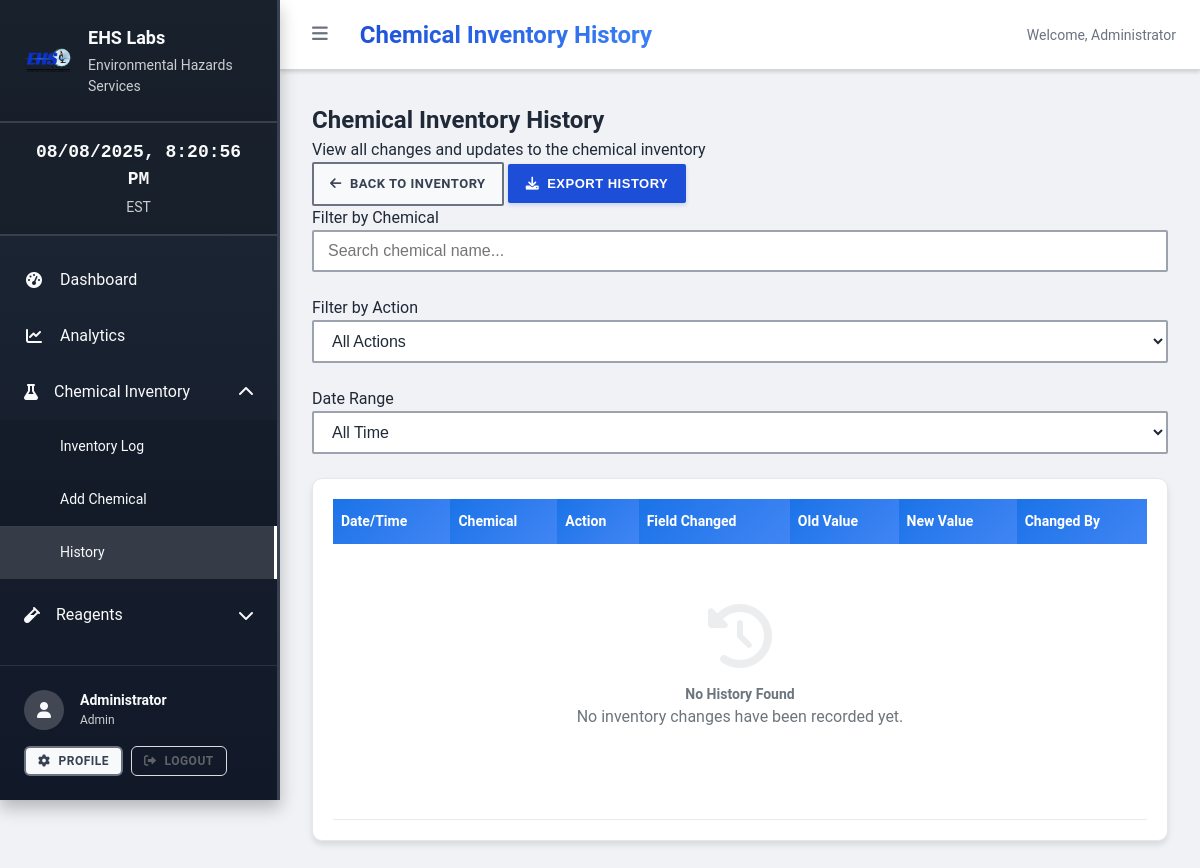
/chemical_inventory/history (signed in), run on an earlier commit of the app's database.
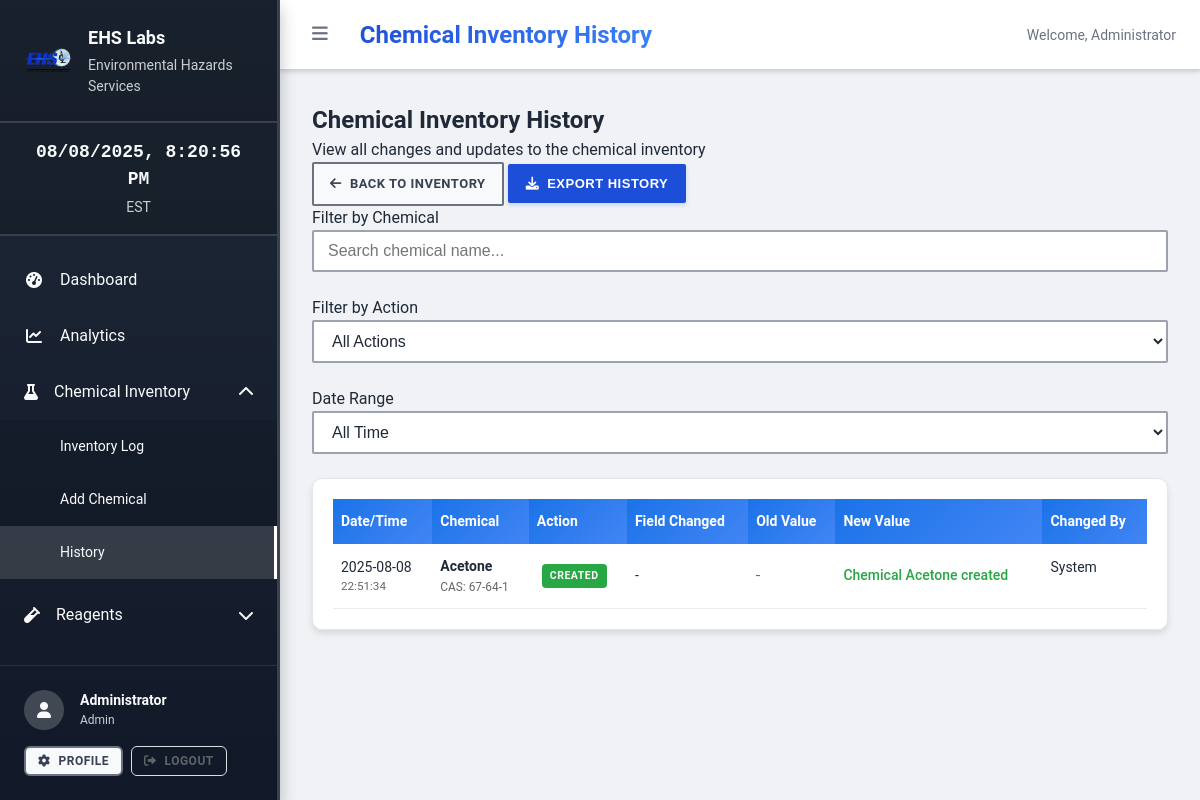
And on a later commit of the database.
### backend/models/user.py (models this page shows, shortened)
class User(Base):
    __tablename__ = "users"
    id = Column(Integer, primary_key=True, index=True)
    username = Column(String(50), unique=True, index=True, nullable=False)
    email = Column(String(255), unique=True, index=True, nullable=False)
    full_name = Column(String(255), nullable=False)
    hashed_password = Column(String(255), nullable=False)
    role = Column(Enum(UserRole), nullable=False, default=UserRole.USER)
    is_active = Column(Boolean, default=True)
    is_verified = Column(Boolean, default=False)
    created_at = Column(DateTime, server_default=func.now(), nullable=False)
    updated_at = Column(DateTime, server_default=func.now(), onupdate=func.now(), nullable=False)
    last_login = Column(DateTime, nullable=True)
    department = Column(String(100), nullable=True)
    phone = Column(String(20), nullable=True)
    extension = Column(String(10), nullable=True)

### backend/models/chemical_inventory.py (models this page shows, shortened)
class ChemicalInventoryHistory(Base):
    __tablename__ = "chemical_inventory_history"
    id = Column(Integer, primary_key=True, index=True)
    chemical_id = Column(Integer, ForeignKey("chemical_inventory_log.id"), nullable=False)
    action = Column(String(50), nullable=False)  # created, updated, quantity_changed, disposed
    field_changed = Column(String(100), nullable=True)
    old_value = Column(Text, nullable=True)
    new_value = Column(Text, nullable=True)
    quantity_change = Column(Numeric(10, 3), nullable=True)  # Positive for additions, negative for usage
    remaining_quantity = Column(Numeric(10, 3), nullable=True)
    notes = Column(Text, nullable=True)
    reason = Column(String(255), nullable=True)
    changed_by = Column(Integer, ForeignKey("users.id"), nullable=False)
    changed_at = Column(DateTime, server_default=func.now(), nullable=False)
    chemical = relationship("ChemicalInventoryLog", back_populates="history_entries")
    user = relationship("User", foreign_keys=[changed_by])

class ChemicalInventoryLog(Base):
    __tablename__ = "chemical_inventory_log"
    id = Column(Integer, primary_key=True, index=True)
    chemical_name = Column(String(255), nullable=False, index=True)
    cas_number = Column(String(50), nullable=True, index=True)
    manufacturer = Column(String(255), nullable=True)
    catalog_number = Column(String(100), nullable=True)
    lot_number = Column(String(100), nullable=True)
    container_size = Column(String(50), nullable=True)  # e.g., "500ml", "1L", "100g"
    current_quantity = Column(Numeric(10, 3), nullable=False, default=0)
    unit = Column(String(20), nullable=False)  # ml, L, g, kg, etc.
    storage_location = Column(String(255), nullable=True)
    storage_temperature = Column(String(50), nullable=True)  # Room temp, 4°C, -20°C, etc.
    storage_conditions = Column(Text, nullable=True)
    hazard_class = Column(String(100), nullable=True)
    safety_notes = Column(Text, nullable=True)
    received_date = Column(DateTime, nullable=True)
    expiration_date = Column(DateTime, nullable=True)
    opened_date = Column(DateTime, nullable=True)
    is_active = Column(Boolean, default=True)
    is_hazardous = Column(Boolean, default=False)
    created_by = Column(Integer, ForeignKey("users.id"), nullable=False)
    created_at = Column(DateTime, server_default=func.now(), nullable=False)
    updated_at = Column(DateTime, server_default=func.now(), onupdate=func.now(), nullable=False)
    creator = relationship("User", foreign_keys=[created_by])
    history_entries = relationship("ChemicalInventoryHistory", back_populates="chemical")

### backend/routes/chemical_inventory.py (the view)
@router.get("/history", response_class=HTMLResponse)
async def chemical_history_page(
    request: Request,
    db: Session = Depends(get_db),
    current_user: User = Depends(require_permissions(["read"]))
):
    history = db.query(ChemicalInventoryHistory).join(
        ChemicalInventoryLog, ChemicalInventoryHistory.chemical_id == ChemicalInventoryLog.id
    ).order_by(ChemicalInventoryHistory.changed_at.desc()).limit(100).all()
    context = {
        "request": request,
        "title": "Chemical Inventory History - EHS Electronic Journal",
        "history": history,
        "current_user": current_user
    }
    return templates.TemplateResponse("chemical_inventory/history.html", context)

### frontend/templates/chemical_inventory/history.html (shortened to what this page needs)
{% extends "base.html" %}
{% block page_title %}Chemical Inventory History{% endblock %}
{% block extra_css %}
<link rel="stylesheet" href="{{ url_for('static', path='/css/tables.css') }}">
{% endblock %}
{% block content %}
<div class="page-header">
    <div class="page-header-content">
        <div class="page-info">
            <h2>Chemical Inventory History</h2>
            <p>View all changes and updates to the chemical inventory</p>
        </div>
        <div class="page-actions">
            <a href="/chemical_inventory/" class="btn btn-secondary">
                <i class="fas fa-arrow-left"></i> Back to Inventory
            </a>
            <button id="export-history-btn" class="btn btn-primary">
                <i class="fas fa-download"></i> Export History
            </button>
        </div>
    </div>
</div>
<div class="filters-section">
    <div class="row">
        <div class="col-md-4">
            <div class="form-group">
                <label for="chemical-filter">Filter by Chemical</label>
                <input type="text" id="chemical-filter" class="form-control" placeholder="Search chemical name...">
            </div>
        </div>
        <div class="col-md-4">
            <div class="form-group">
                <label for="action-filter">Filter by Action</label>
                <select id="action-filter" class="form-control">
                    <option value="">All Actions</option>
                </select>
            </div>
        </div>
        <div class="col-md-4">
            <div class="form-group">
                <label for="date-filter">Date Range</label>
                <select id="date-filter" class="form-control">
                    <option value="">All Time</option>
                </select>
            </div>
        </div>
    </div>
</div>
<div class="table-container">
    <table id="history-table" class="data-table">
        <thead>
            <tr>
                <th>Date/Time</th>
                <th>Chemical</th>
                <th>Action</th>
                <th>Field Changed</th>
                <th>Old Value</th>
                <th>New Value</th>
                <th>Changed By</th>
            </tr>
        </thead>
        <tbody>
            {% if history %}
                {% for entry in history %}
                <tr>
                    <td>
                        <div class="timestamp">
                            {{ entry.changed_at.strftime('%Y-%m-%d') }}
                            <small>{{ entry.changed_at.strftime('%H:%M:%S') }}</small>
                        </div>
                    </td>
                    <td>
                        <div class="chemical-info">
                            <strong>{{ entry.chemical.chemical_name if entry.chemical else 'Unknown' }}</strong>
                            {% if entry.chemical and entry.chemical.cas_number %}
                            <small>CAS: {{ entry.chemical.cas_number }}</small>
                            {% endif %}
                        </div>
                    </td>
                    <td>
                        <span class="badge badge-{% if entry.action == 'created' %}success{% elif entry.action == 'updated' %}info{% elif entry.action == 'quantity_changed' %}warning{% else %}secondary{% endif %}">
                            {{ entry.action.replace('_', ' ').title() }}
                        </span>
                    </td>
                    <td>{{ entry.field_name or '-' }}</td>
                    <td>
                        <span class="old-value">{{ entry.old_value or '-' }}</span>
                    </td>
                    <td>
                        <span class="new-value">{{ entry.new_value or '-' }}</span>
                    </td>
                    <td>
                        <div class="user-info">
                            {{ entry.changed_by_user.username if entry.changed_by_user else 'System' }}
                        </div>
                    </td>
                </tr>
                {% endfor %}
            {% else %}
                <tr>
                    <td colspan="7" class="no-data">
                        <div class="empty-state">
                            <i class="fas fa-history fa-3x"></i>
                            <h4>No History Found</h4>
                            <p>No inventory changes have been recorded yet.</p>
                        </div>
                    </td>
                </tr>
            {% endif %}
        </tbody>
    </table>
</div>
{% endblock %}

### frontend/templates/base.html (shortened to what this page needs)
<!DOCTYPE html>
<html lang="en">
<head>
    <link rel="stylesheet" href="/static/css/main.css">
    <link rel="stylesheet" href="/static/css/components.css">
    {% block extra_css %}{% endblock %}
    <link rel="stylesheet" href="https://cdnjs.cloudflare.com/ajax/libs/font-awesome/6.0.0/css/all.min.css">
</head>
<body>
    <div id="sidebar" class="sidebar">
        <div class="sidebar-header">
            <div class="logo-container">
                <img src="/static/images/ehs-logo.png" alt="EHS Labs" class="logo" onerror="this.style.display='none'">
                <div class="company-info">
                    <h3>EHS Labs</h3>
                    <p>Environmental Hazards Services</p>
                </div>
            </div>
        </div>
        <div class="clock-container">
            <div class="current-time" id="current-time">
            </div>
            <div class="timezone">EST</div>
        </div>
        <nav class="sidebar-nav">
            <ul>
                <li>
                    <a href="/dashboard" class="nav-link {% if request.url.path == '/dashboard' %}active{% endif %}">
                        <i class="fas fa-tachometer-alt"></i>
                        <span>Dashboard</span>
                    </a>
                </li>
                <li>
                    <a href="/analytics" class="nav-link {% if request.url.path == '/analytics' %}active{% endif %}">
                        <i class="fas fa-chart-line"></i>
                        <span>Analytics</span>
                    </a>
                </li>
                <li class="nav-section">
                    <div class="nav-section-header">
                        <i class="fas fa-flask"></i>
                        <span>Chemical Inventory</span>
                        <i class="fas fa-chevron-down toggle-icon"></i>
                    </div>
                    <ul class="nav-subsection">
                        <li><a href="/chemical_inventory/" class="nav-link">Inventory Log</a></li>
                        <li><a href="/chemical_inventory/add" class="nav-link">Add Chemical</a></li>
                        <li><a href="/chemical_inventory/history" class="nav-link">History</a></li>
                    </ul>
                </li>
                <li class="nav-section">
                    <div class="nav-section-header">
                        <i class="fas fa-vial"></i>
                        <span>Reagents</span>
                        <i class="fas fa-chevron-down toggle-icon"></i>
                    </div>
                </li>
                <li class="nav-section">
                    <div class="nav-section-header">
                    </div>
                </li>
            </ul>
        </nav>
        <div class="sidebar-footer">
            {% if current_user %}
            <div class="user-info">
                <div class="user-avatar">
                    <i class="fas fa-user"></i>
                </div>
                <div class="user-details">
                    <div class="user-name">{{ current_user.full_name }}</div>
                    <div class="user-role">{{ current_user.role.value.title() if current_user.role.value else current_user.role.title() }}</div>
                </div>
            </div>
            <div class="user-actions">
                <a href="/profile" class="btn btn-secondary btn-sm">
                    <i class="fas fa-cog"></i> Profile
                </a>
                <a href="/logout" class="btn btn-outline btn-sm">
                    <i class="fas fa-sign-out-alt"></i> Logout
                </a>
            </div>
            {% else %}
            <div class="auth-actions">
                <a href="/login" class="btn btn-primary">
                    <i class="fas fa-sign-in-alt"></i> Login
                </a>
            </div>
            {% endif %}
        </div>
    </div>
    <div id="main-content" class="main-content">
        <div class="top-bar">
            <div class="top-bar-left">
                <button id="sidebar-toggle" class="sidebar-toggle">
                    <i class="fas fa-bars"></i>
                </button>
                <h1 class="page-title">{% block page_title %}EHS Electronic Journal{% endblock %}</h1>
            </div>
            <div class="top-bar-right">
                {% if current_user %}
                <span class="welcome-text">Welcome, {{ current_user.full_name.split(' ')[0] }}</span>
                {% endif %}
            </div>
        </div>
        <div class="page-content">
            {% block content %}{% endblock %}
        </div>
    </div>
</body>
</html>

### frontend/static/css/components.css (style rules this page uses)
.btn { display: inline-flex; align-items: center; gap: var(--spacing-sm); padding: 10px 16px; border: 2px solid transparent; border-radius: 2px; font-size: 13px; font-weight: 700; text-decoration: none; cursor: pointer; transition: all 0.15s; white-space: nowrap; user-select: none; text-transform: uppercase; letter-spacing: 0.5px; }
.btn-primary { background: #1d4ed8; color: white; border-color: #1d4ed8; box-shadow: 0 2px 4px rgba(29, 78, 216, 0.2); }
.btn-secondary { background-color: #f8f9fa; color: #374151; border-color: #6b7280; }
.btn-outline { background: transparent; color: var(--sidebar-text); border-color: rgba(255, 255, 255, 0.4); }
.btn-sm { padding: var(--spacing-xs) var(--spacing-sm); font-size: var(--font-size-xs); }
.form-group { margin-bottom: var(--spacing-lg); }
.form-control { width: 100%; padding: 10px 14px; border: 2px solid #9ca3af; border-radius: 2px; font-size: var(--font-size-base); background-color: #ffffff; color: #1f2937; transition: all 0.15s; font-weight: 500; }
.table-container { overflow-x: auto; border-radius: 8px; border: 1px solid var(--border-light); }
.badge { display: inline-flex; align-items: center; padding: var(--spacing-xs) var(--spacing-sm); font-size: var(--font-size-xs); font-weight: 500; border-radius: 12px; white-space: nowrap; }
.badge-success { background-color: var(--success-color); color: var(--text-inverse); }

### frontend/static/css/tables.css (style rules this page uses)
.table-container { background: white; border-radius: 10px; padding: 20px; margin: 20px 0; box-shadow: 0 4px 6px rgba(0, 0, 0, 0.1); overflow-x: auto; }
.data-table { width: 100%; border-collapse: collapse; border-spacing: 0; font-size: 14px; }
.data-table thead th { background: linear-gradient(135deg, #1a73e8, #4285f4); color: white; font-weight: 600; padding: 12px 8px; text-align: left; border: none; position: sticky; top: 0; z-index: 10; }
.data-table tbody tr { border-bottom: 1px solid #e8eaed; transition: background-color 0.2s; }
.data-table td { padding: 12px 8px; vertical-align: middle; border: none; }
.badge { display: inline-block; padding: 4px 8px; font-size: 11px; font-weight: 600; text-transform: uppercase; border-radius: 12px; letter-spacing: 0.5px; margin-left: 5px; }
.badge-success { background-color: #34a853; color: white; }
.btn-sm { padding: 6px 12px; font-size: 12px; line-height: 1.2; border-radius: 6px; }
.btn-outline { background: transparent; border: 1px solid #dadce0; color: #5f6368; }
.chemical-info, .reagent-info { display: flex; flex-direction: column; gap: 2px; }
.chemical-info small, .reagent-info small { color: #5f6368; font-size: 11px; }

### frontend/templates/chemical_inventory/history.html (style rules this page uses)
.timestamp small { display: block; color: #666; }
.chemical-info small { display: block; color: #666; font-size: 0.85em; }
.old-value { color: #dc3545; text-decoration: line-through; }
.new-value { color: #28a745; font-weight: 500; }
.badge { padding: 4px 8px; border-radius: 4px; font-size: 0.75em; font-weight: 600; text-transform: uppercase; }
.badge-success { background-color: #28a745; color: white; }

What changed in the data, as far as the page shows it:
added ChemicalInventoryHistory: changed_at "2025-08-08", changed_at "22:51:34", chemical "Acetone", chemical.cas_number "67-64-1", action.replace "CREATED", field_name "-", old_value "-", new_value "Chemical Acetone created", changed_by_user "System"
Also different on the page:
text no longer shown: "No History Found No inventory changes have been recorded yet."
